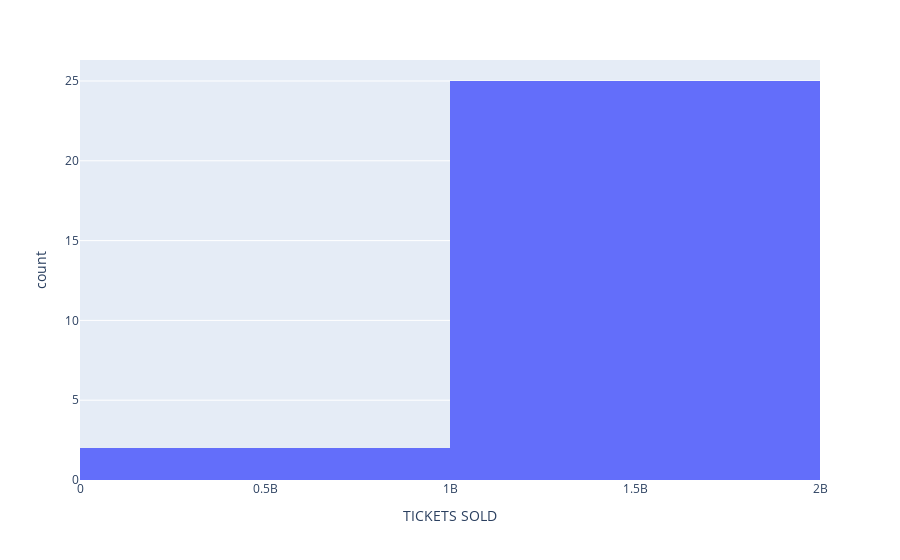

The notebook cell this image was saved under:
### Code cell
px.histogram(df,x='TICKETS SOLD', nbins=2)

### Figure 1 — Plotly figure (JSON) as saved in the notebook; plotly's stock layout.template omitted (floating-point values rounded to 4 significant figures)
{"data": [{"alignmentgroup": "True", "bingroup": "x", "hovertemplate": "TICKETS SOLD=%{x}<br>count=%{y}<extra></extra>", "legendgroup": "", "marker": {"color": "#636efa", "pattern": {"shape": ""}}, "name": "", "nbinsx": 2, "offsetgroup": "", "orientation": "v", "showlegend": false, "type": "histogram", "x": [423774881, 223638958, 1228541629, 1311536128, 1225639761, 1302556378, 1323356776, 1257402920, 1339168926, 1380921942, 1282915168, 1328549021, 1418567388, 1358042073, 1420036680, 1398738283, 1372980280, 1495651298, 1524589620, 1575756527, 1465874205, 1397460079, 1444664086, 1443832471, 1357349648, 1305221290, 1221705907], "xaxis": "x", "yaxis": "y"}], "layout": {"barmode": "relative", "legend": {"tracegroupgap": 0}, "margin": {"t": 60}, "xaxis": {"anchor": "y", "domain": [0, 1], "title": {"text": "TICKETS SOLD"}}, "yaxis": {"anchor": "x", "domain": [0, 1], "title": {"text": "count"}}}}
